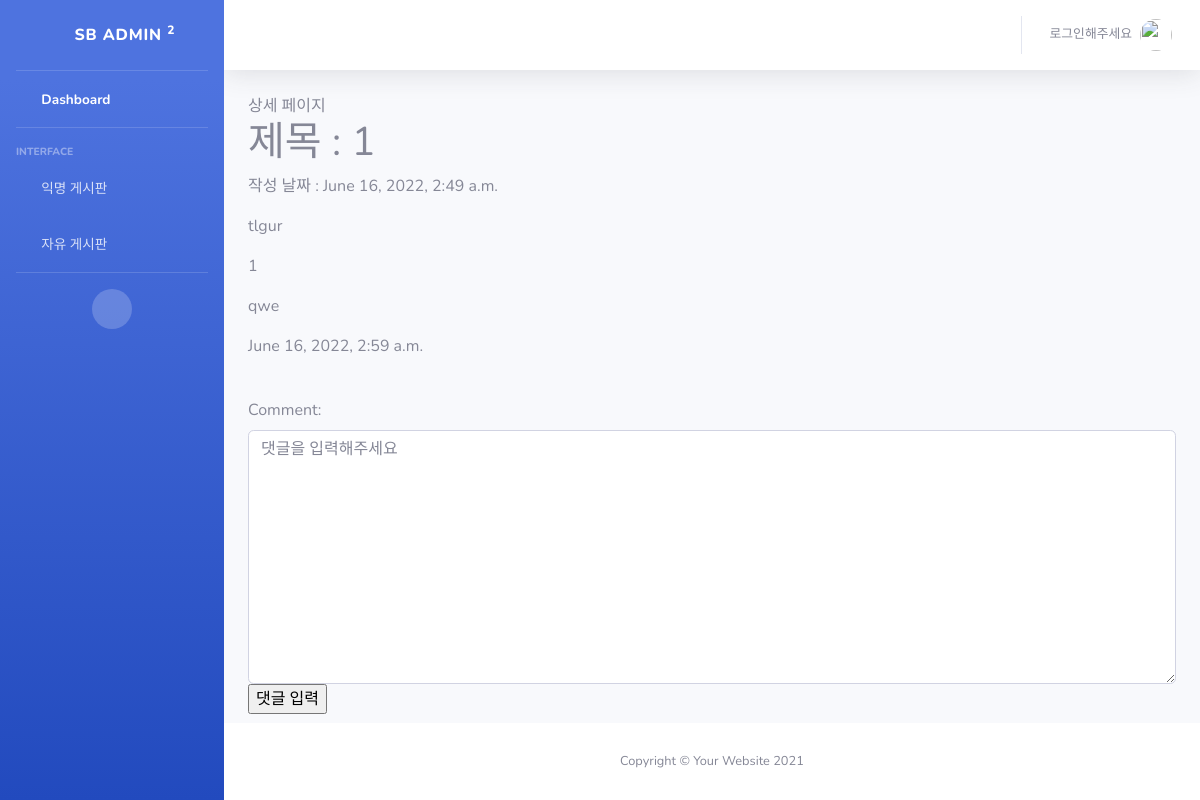
The page /freedetail/1 on the database its author committed.
### devapp/models.py (models this page shows, shortened)
class FreePost(models.Model):
    title = models.CharField(max_length=200)
    body = models.TextField()
    date = models.DateTimeField(auto_now_add=True)
    author = models.ForeignKey(User, on_delete=models.CASCADE)

class FreeComment(models.Model):
    comment = models.TextField()
    date = models.DateTimeField(auto_now_add=True)
    post = models.ForeignKey(FreePost, null=True, blank=True, on_delete=models.CASCADE )

### devapp/views.py (the view)
# urls.py: path('freedetail/<int:post_id>', views.freedetail, name='freedetail'),
def freedetail(req, post_id):
    post_detail = get_object_or_404(FreePost, pk=post_id)
    comment_form = FreeCommentForm()
    return render(req, 'freedetail.html', {'post_detail': post_detail, 'comment_form' : comment_form})

### devapp/forms.py
class FreeCommentForm(forms.ModelForm):
    class Meta:
        model = FreeComment
        fields = ['comment']
    def __init__(self, *args, **kwargs):
        super(FreeCommentForm, self).__init__(*args, **kwargs)
        self.fields['comment'].widget.attrs = {
                'class':'form-control',
                'placeholder': '댓글을 입력해주세요',
                'rows': 10
            }

### devapp/templates/freedetail.html (shortened to what this page needs)
{% extends 'base.html' %}
{% block content %}
상세 페이지
<h1>제목 : {{post_detail.title}}</h1>
<p>작성 날짜 : {{post_detail.date}}</p>
<p>{{post_detail.author.username}}</p>
<p>
    {{post_detail.body}}
</p>
{% for comment in post_detail.freecomment_set.all %}
    <p>{{comment.comment}}</p>
    <p>{{comment.date}}</p>
    <br>
{% endfor %}
<form action="{% url 'new_freecomment' post_detail.id %}" method="post">
    {{ comment_form}}
    <input type="submit" value="댓글 입력">
</form>
{% endblock %}

### rows shown on the page
FreePost: title "1", date "June 16, 2022, 2:49 a.m.", author.username "tlgur", body "1"
FreeComment: comment "qwe", date "June 16, 2022, 2:59 a.m."
